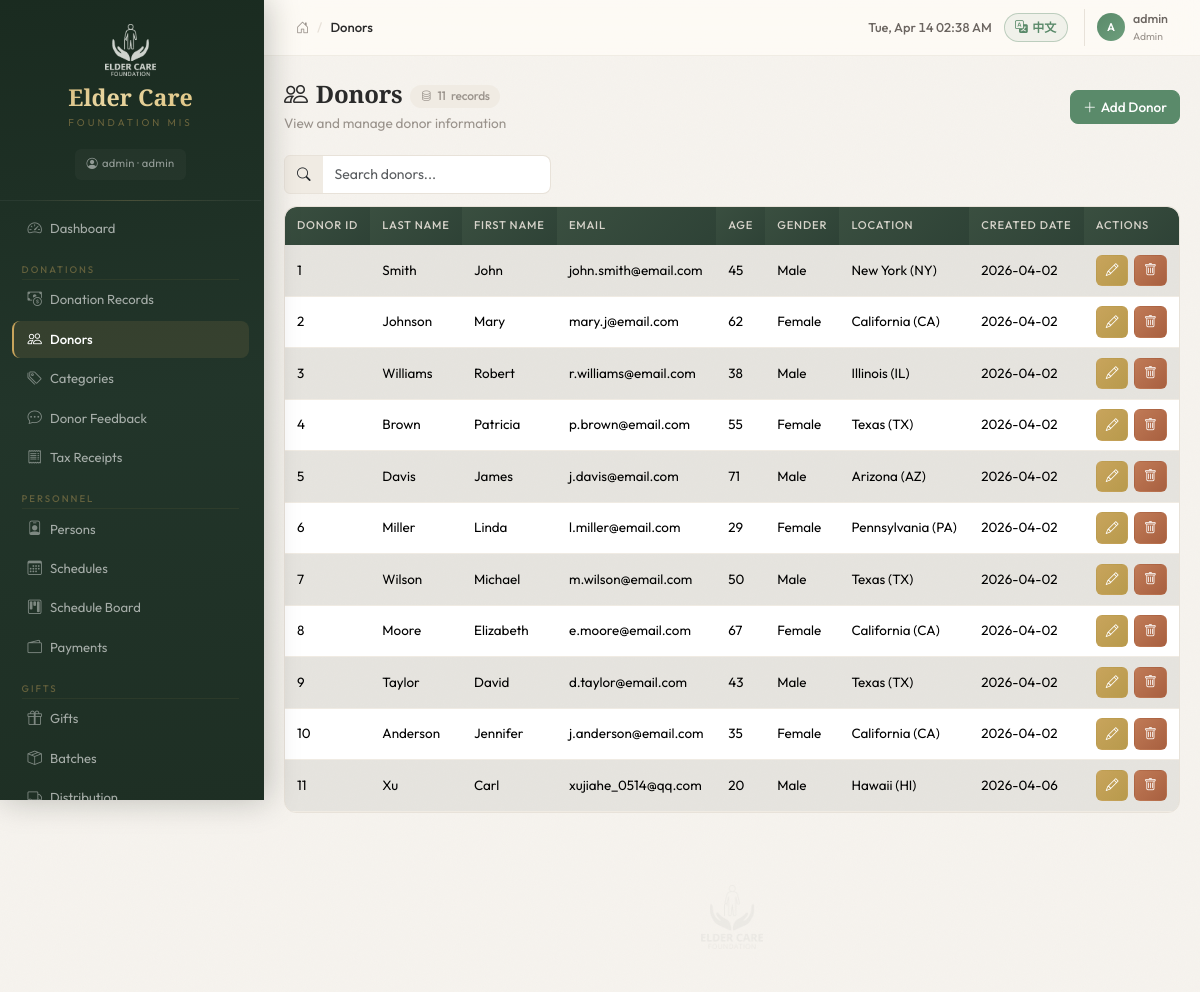
Before: /donors (signed in) with the older database file.
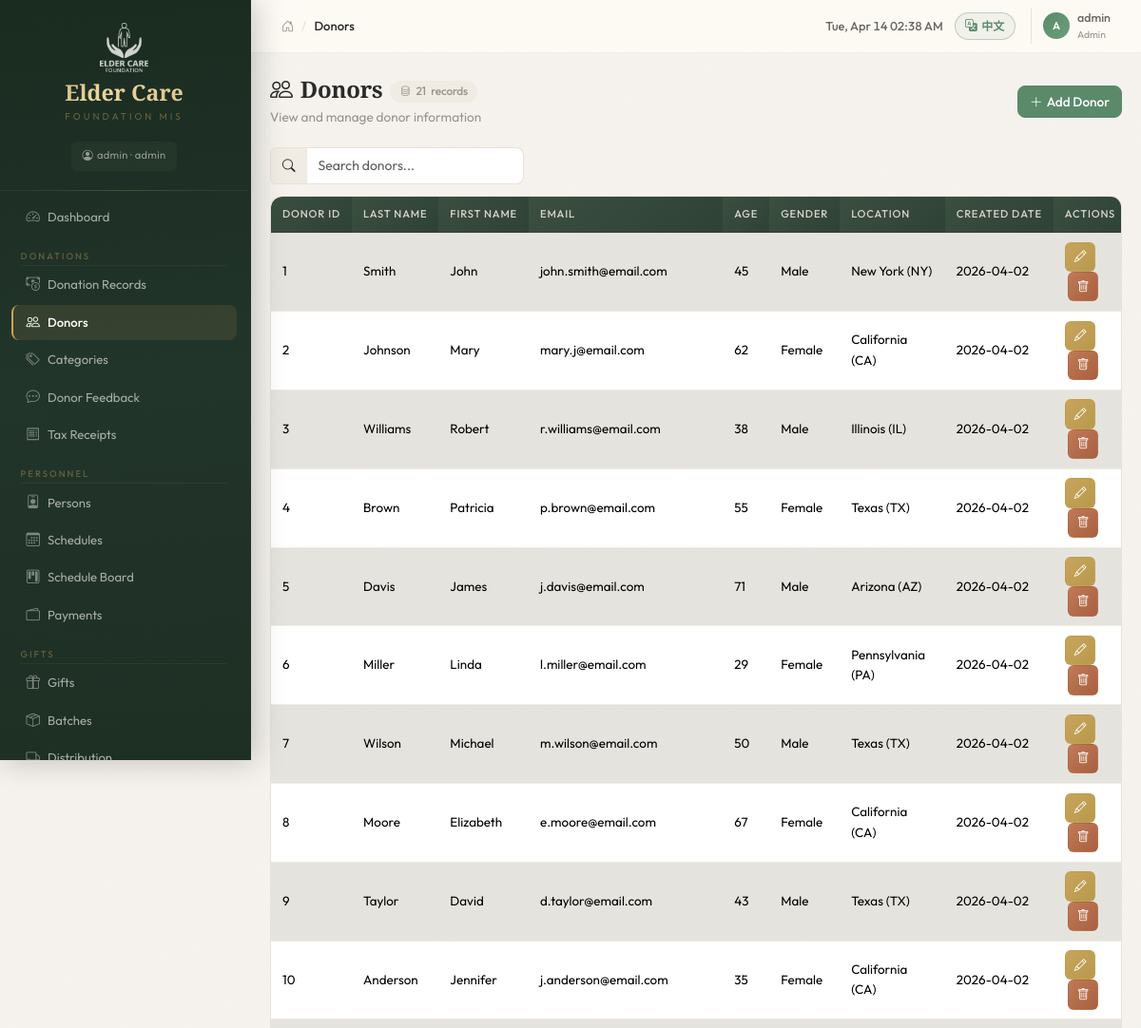
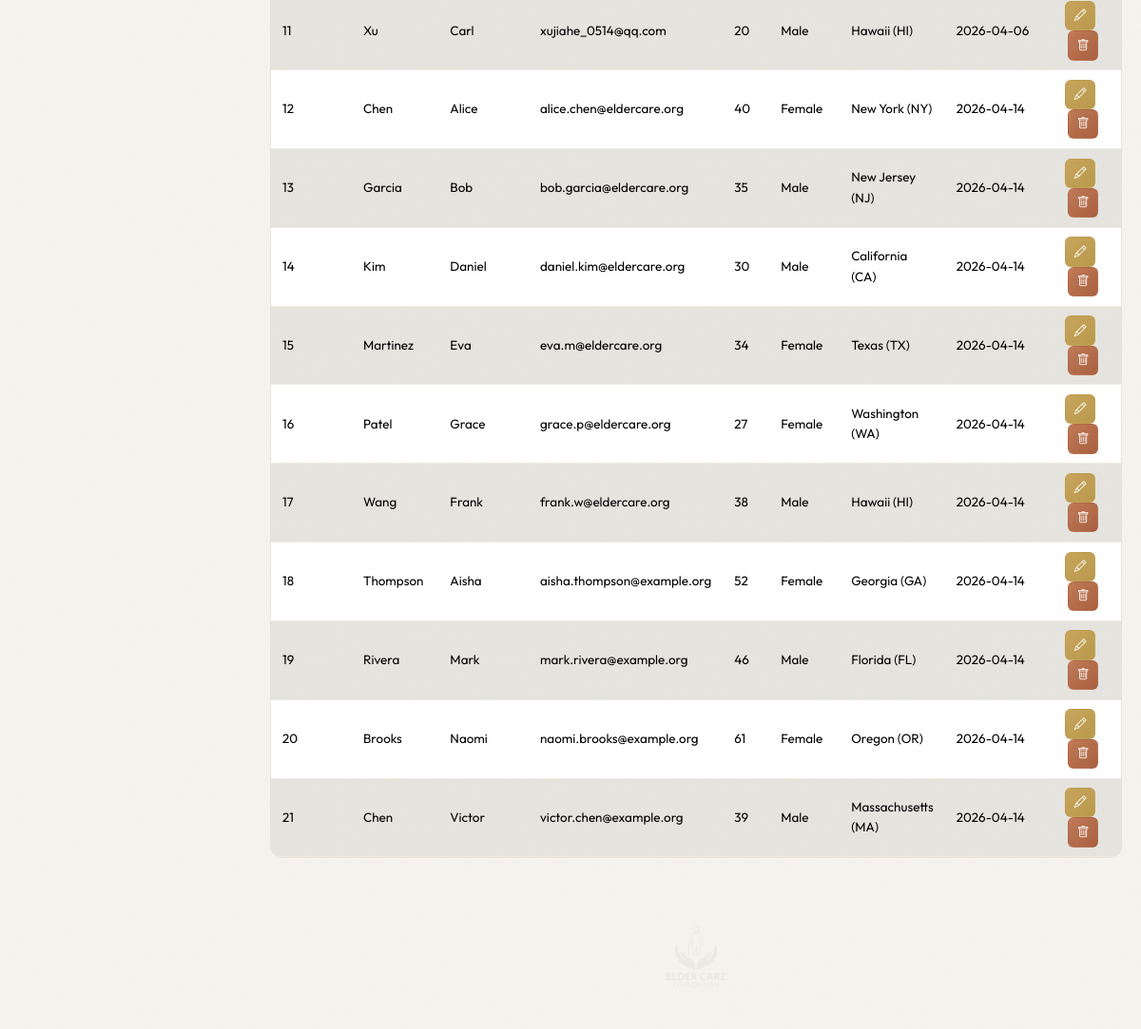
After: the same page with the newer database file (2 pictures, top to bottom).
### tables this page shows
CREATE TABLE "User" (
	"user_id"	INTEGER,
	"user_name"	TEXT,
	"password"	TEXT,
	"email"	TEXT,
	"is_active"	INTEGER,
	"created_date"	NUMERIC,
	"updated_date"	NUMERIC, role TEXT DEFAULT "viewer",
	PRIMARY KEY("user_id")
);

CREATE TABLE "donors" (
	"donor_id"	INTEGER,
	"first_name"	TEXT,
	"last_name"	TEXT,
	"email"	TEXT,
	"age"	INTEGER,
	"gender"	TEXT,
	"location"	TEXT,
	"created_date"	NUMERIC,
	PRIMARY KEY("donor_id")
);

### blueprints/donations.py (the view)
@donations_bp.route('/donors')
@login_required
@role_required('finance')
def donors_list():
    from blueprints.dashboard import US_STATES
    rows = query_db('SELECT * FROM donors ORDER BY donor_id ASC')
    sorted_states = sorted(US_STATES.items(), key=lambda x: x[1])
    return render_template('donations/donors.html', donors=rows,
                           us_states=sorted_states, us_states_map=US_STATES)

### blueprints/auth.py (called while the page is built)
def role_required(*roles):
    def decorator(f):
        @wraps(f)
        def wrapped(*args, **kwargs):
            if not current_user.has_role(*roles):
                flash('Insufficient permissions to access this page', 'warning')
                return redirect(url_for('dashboard.index'))
            return f(*args, **kwargs)
        return wrapped
    return decorator

    @property
    def is_admin(self):
        return self.role == 'admin'

    def has_role(self, *roles):
        return self.role in roles or self.role == 'admin'

### db.py (called while the page is built)
def get_db():
    if 'db' not in g:
        g.db = sqlite3.connect(current_app.config['DATABASE'])
        g.db.row_factory = sqlite3.Row
        g.db.execute('PRAGMA foreign_keys = ON')
    return g.db

def query_db(sql, args=(), one=False):
    cur = get_db().execute(sql, args)
    rv = cur.fetchall()
    cur.close()
    return (rv[0] if rv else None) if one else rv

### templates/donations/donors.html (shortened to what this page needs)
{% extends "base.html" %}
{% block breadcrumb %}<span data-i18n="Donors">Donors</span>{% endblock %}
{% block content %}
<div class="page-header">
  <div>
    <h4 class="mb-1"><i class="bi bi-people me-2"></i><span data-i18n="Donors">Donors</span><span class="record-count"><i class="bi bi-database"></i>{{ donors|length }} <span data-i18n="records">records</span></span></h4>
    <p class="page-subtitle" data-i18n="View and manage donor information">View and manage donor information</p>
  </div>
  <button class="btn btn-primary" onclick="openAddModal()"><i class="bi bi-plus-lg me-1"></i><span data-i18n="Add Donor">Add Donor</span></button>
</div>
<div class="table-info-bar">
  <div class="table-search">
    <div class="input-group" style="max-width:320px;">
      <span class="input-group-text"><i class="bi bi-search"></i></span>
      <input type="text" class="form-control" data-i18n-placeholder="Search donors..." placeholder="Search donors..." id="tableSearch">
    </div>
  </div>
</div>
{% if donors %}
<div class="table-responsive">
  <table class="table table-striped table-hover">
    <thead class="table-header">
      <tr>
        <th data-i18n="Donor ID">Donor ID</th><th data-i18n="Last Name">Last Name</th><th data-i18n="First Name">First Name</th><th data-i18n="Email">Email</th>
        <th data-i18n="Age">Age</th><th data-i18n="Gender">Gender</th><th data-i18n="Location">Location</th><th data-i18n="Created Date">Created Date</th><th data-i18n="Actions">Actions</th>
      </tr>
    </thead>
    <tbody>
      {% for d in donors %}
      <tr>
        <td>{{ d.donor_id }}</td>
        <td>{{ d.last_name }}</td>
        <td>{{ d.first_name }}</td>
        <td>{{ d.email }}</td>
        <td>{{ d.age }}</td>
        <td>{{ d.gender }}</td>
        <td>{% for code, name in us_states %}{% if code == d.location %}{{ name }} ({{ code }}){% endif %}{% endfor %}</td>
        <td>{{ d.created_date }}</td>
        <td>
          <button class="btn btn-sm btn-warning" aria-label="Edit" data-bs-toggle="tooltip" data-i18n-title="Edit" title="Edit" onclick="openEditModal({{ d.donor_id }}, '{{ d.first_name }}', '{{ d.last_name }}', '{{ d.email }}', {{ d.age }}, '{{ d.gender }}', '{{ d.location }}')"><i class="bi bi-pencil"></i></button>
          <button class="btn btn-sm btn-danger" aria-label="Delete" data-bs-toggle="tooltip" data-i18n-title="Delete" title="Delete" onclick="confirmDelete('{{ url_for('donations.donors_delete', id=d.donor_id) }}', '{{ d.first_name }} {{ d.last_name }}')"><i class="bi bi-trash"></i></button>
        </td>
      </tr>
      {% endfor %}
    </tbody>
  </table>
</div>
{% else %}
<div class="empty-state">
  <i class="bi bi-inbox"></i>
  <h6 data-i18n="No donor records found">No donor records found</h6>
  <p data-i18n="Click &quot;Add Donor&quot; to create your first entry.">Click "Add Donor" to create your first entry.</p>
</div>
{% endif %}
{% endblock %}

### templates/base.html (shortened to what this page needs)
<!DOCTYPE html>
<html lang="en">
<head>
  <link href="https://cdn.jsdelivr.net/npm/bootstrap@5.3.3/dist/css/bootstrap.min.css" rel="stylesheet">
  <link href="https://cdn.jsdelivr.net/npm/bootstrap-icons@1.11.3/font/bootstrap-icons.min.css" rel="stylesheet">
  <link href="{{ url_for('static', filename='css/style.css') }}" rel="stylesheet">
</head>
<body>
{% if current_user.is_authenticated %}
<div class="d-flex" id="wrapper">
  <div id="sidebar">
    <div class="sidebar-brand">
      <div class="text-center">
        <img src="{{ url_for('static', filename='img/logo.png') }}" alt="Logo" class="sidebar-logo mb-2">
        <div class="sidebar-title" data-i18n="Elder Care">Elder Care</div>
        <div class="sidebar-subtitle" data-i18n="Foundation MIS">Foundation MIS</div>
      </div>
      <div class="text-center mt-2">
        <span class="sidebar-user"><i class="bi bi-person-circle me-1"></i>{{ current_user.user_name }} &middot; {{ current_user.role }}</span>
      </div>
    </div>
    <nav class="nav flex-column px-2 py-2" aria-label="Main navigation">
      <a class="nav-link" href="{{ url_for('dashboard.index') }}"><i class="bi bi-speedometer2 me-2"></i><span data-i18n="Dashboard">Dashboard</span></a>
      {% if current_user.has_role('finance') %}
      <div class="section-label" data-i18n="Donations">Donations</div>
      <a class="nav-link" href="{{ url_for('donations.donations_list') }}"><i class="bi bi-cash-coin me-2"></i><span data-i18n="Donation Records">Donation Records</span></a>
      <a class="nav-link" href="{{ url_for('donations.donors_list') }}"><i class="bi bi-people me-2"></i><span data-i18n="Donors">Donors</span></a>
      <a class="nav-link" href="{{ url_for('donations.categories_list') }}"><i class="bi bi-tags me-2"></i><span data-i18n="Categories">Categories</span></a>
      <a class="nav-link" href="{{ url_for('donations.feedback_list') }}"><i class="bi bi-chat-dots me-2"></i><span data-i18n="Donor Feedback">Donor Feedback</span></a>
      <a class="nav-link" href="{{ url_for('donations.receipts_list') }}"><i class="bi bi-receipt me-2"></i><span data-i18n="Tax Receipts">Tax Receipts</span></a>
      {% endif %}
      {% if current_user.has_role('event_coordinator') %}
      <div class="section-label" data-i18n="Personnel">Personnel</div>
      <a class="nav-link" href="{{ url_for('personnel.persons_list') }}"><i class="bi bi-person-badge me-2"></i><span data-i18n="Persons">Persons</span></a>
      <a class="nav-link" href="{{ url_for('personnel.schedules_list') }}"><i class="bi bi-calendar3 me-2"></i><span data-i18n="Schedules">Schedules</span></a>
      <a class="nav-link" href="{{ url_for('personnel.schedule_board') }}"><i class="bi bi-kanban me-2"></i><span data-i18n="Schedule Board">Schedule Board</span></a>
      <a class="nav-link" href="{{ url_for('personnel.payments_list') }}"><i class="bi bi-wallet2 me-2"></i><span data-i18n="Payments">Payments</span></a>
      <div class="section-label" data-i18n="Gifts">Gifts</div>
      <a class="nav-link" href="{{ url_for('gifts.gifts_list') }}"><i class="bi bi-gift me-2"></i><span data-i18n="Gifts">Gifts</span></a>
      <a class="nav-link" href="{{ url_for('gifts.batches_list') }}"><i class="bi bi-box-seam me-2"></i><span data-i18n="Batches">Batches</span></a>
      <a class="nav-link" href="{{ url_for('gifts.distribution_list') }}"><i class="bi bi-truck me-2"></i><span data-i18n="Distribution">Distribution</span></a>
      {% endif %}
    </nav>
  </div>
  <div class="flex-grow-1 d-flex flex-column" style="min-width:0;">
    <div class="topbar">
      <nav aria-label="breadcrumb">
        <ol class="breadcrumb">
          <li class="breadcrumb-item"><a href="{{ url_for('dashboard.index') }}"><i class="bi bi-house-door"></i></a></li>
          <li class="breadcrumb-item active">{% block breadcrumb %}Dashboard{% endblock %}</li>
        </ol>
      </nav>
      <div class="topbar-right">
        <span class="topbar-time" id="topbarTime"></span>
        <button id="langToggleBtn" class="btn btn-sm lang-toggle-btn" onclick="I18n.setLang(I18n.getLang()==='en'?'zh':'en')" title="切换为中文">
        </button>
        <div class="topbar-user">
          <div class="topbar-user-avatar">{{ current_user.user_name[0]|upper }}</div>
          <div>
            <div class="topbar-user-name">{{ current_user.user_name }}</div>
            <div class="topbar-user-role">{{ current_user.role }}</div>
          </div>
        </div>
      </div>
    </div>
    <div class="content-area flex-grow-1" id="main-content" role="main">
      {% block content %}{% endblock %}
      <div class="watermark-footer">
        <img src="{{ url_for('static', filename='img/logo.png') }}" alt="Elder Care Foundation">
      </div>
    </div>
  </div>
</div>
{% endif %}
</body>
</html>

Changed rows visible on the page:
added donors: donor_id "12", last_name "Chen", first_name "Alice", email "alice.chen@eldercare.org", age "40", gender "Female", us_states "New York", us_states "NY", created_date "2026-04-14"
added donors: donor_id "13", last_name "Garcia", first_name "Bob", email "bob.garcia@eldercare.org", age "35", gender "Male", us_states "New Jersey", us_states "NJ", created_date "2026-04-14"
added donors: donor_id "14", last_name "Kim", first_name "Daniel", email "daniel.kim@eldercare.org", age "30", gender "Male", us_states "California", us_states "CA", created_date "2026-04-14"
added donors: donor_id "15", last_name "Martinez", first_name "Eva", email "eva.m@eldercare.org", age "34", gender "Female", us_states "Texas", us_states "TX", created_date "2026-04-14"
added donors: donor_id "16", last_name "Patel", first_name "Grace", email "grace.p@eldercare.org", age "27", gender "Female", us_states "Washington", us_states "WA", created_date "2026-04-14"
added donors: donor_id "17", last_name "Wang", first_name "Frank", email "frank.w@eldercare.org", age "38", gender "Male", us_states "Hawaii", us_states "HI", created_date "2026-04-14"
added donors: donor_id "18", last_name "Thompson", first_name "Aisha", email "aisha.thompson@example.org", age "52", gender "Female", us_states "Georgia", us_states "GA", created_date "2026-04-14"
added donors: donor_id "19", last_name "Rivera", first_name "Mark", email "mark.rivera@example.org", age "46", gender "Male", us_states "Florida", us_states "FL", created_date "2026-04-14"
added donors: donor_id "20", last_name "Brooks", first_name "Naomi", email "naomi.brooks@example.org", age "61", gender "Female", us_states "Oregon", us_states "OR", created_date "2026-04-14"
added donors: donor_id "21", last_name "Chen", first_name "Victor", email "victor.chen@example.org", age "39", gender "Male", us_states "Massachusetts", us_states "MA", created_date "2026-04-14"
Other visible differences:
{{ donors|length }}: "11" → "21"
